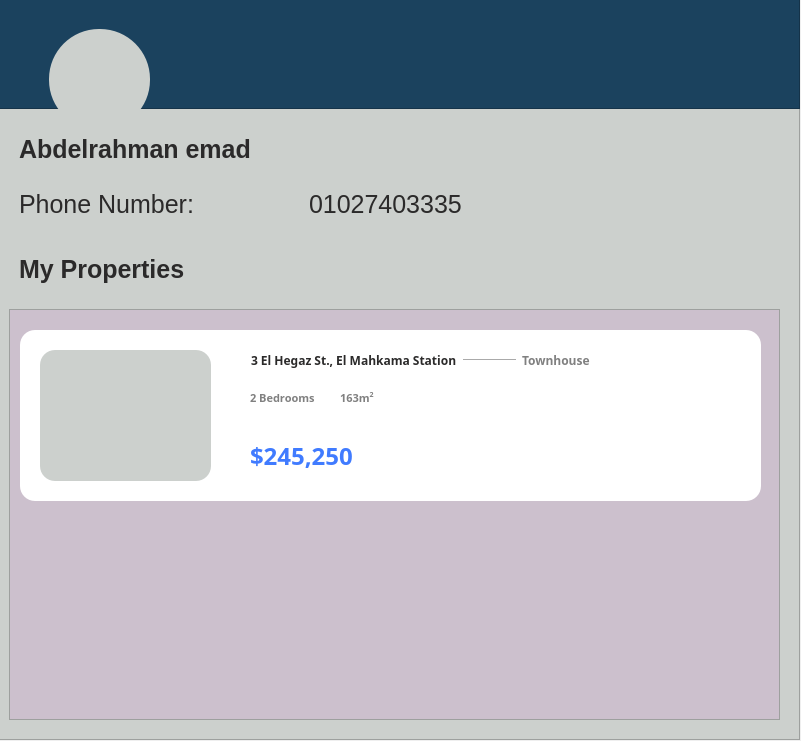
<?xml version="1.0" encoding="UTF-8"?>
<ui version="4.0">
 <class>MyProfileClass</class>
 <widget class="QWidget" name="MyProfileClass">
  <property name="geometry">
   <rect>
    <x>0</x>
    <y>0</y>
    <width>801</width>
    <height>741</height>
   </rect>
  </property>
  <property name="windowTitle">
   <string>MyProfile</string>
  </property>
  <widget class="QWidget" name="widget" native="true">
   <property name="geometry">
    <rect>
     <x>-1</x>
     <y>-1</y>
     <width>801</width>
     <height>741</height>
    </rect>
   </property>
   <property name="styleSheet">
    <string notr="true">QWidget{
background-color:#CCC0CD;
}</string>
   </property>
   <widget class="QFrame" name="frame">
    <property name="geometry">
     <rect>
      <x>0</x>
      <y>0</y>
      <width>801</width>
      <height>741</height>
     </rect>
    </property>
    <property name="styleSheet">
     <string notr="true">QFrame{
background:#CCD0CD;
font-size:25px;
}
#frame_2{
background:#1B425E;
}
#pushButton{
background:#CCD0CD;
border:none;
border-radius:50%;
}
#label{
font-weight:600;
}
#label_4{
font-weight:600;
}
QLabel{
color:#2B2A2A;
}
#widget{
background:#CCD0CD;
}
#pushButton_3{
background:#3F6793;
border:none;
border-radius:10px;
}</string>
    </property>
    <property name="frameShape">
     <enum>QFrame::Shape::StyledPanel</enum>
    </property>
    <property name="frameShadow">
     <enum>QFrame::Shadow::Raised</enum>
    </property>
    <widget class="QFrame" name="frame_2">
     <property name="geometry">
      <rect>
       <x>0</x>
       <y>-1</y>
       <width>801</width>
       <height>111</height>
      </rect>
     </property>
     <property name="frameShape">
      <enum>QFrame::Shape::StyledPanel</enum>
     </property>
     <property name="frameShadow">
      <enum>QFrame::Shadow::Raised</enum>
     </property>
    </widget>
    <widget class="QPushButton" name="pushButton">
     <property name="geometry">
      <rect>
       <x>50</x>
       <y>30</y>
       <width>101</width>
       <height>101</height>
      </rect>
     </property>
     <property name="text">
      <string/>
     </property>
     <property name="icon">
      <iconset resource="Resource.qrc">
       <normaloff>:/Assets/Userprofile.png</normaloff>:/Assets/Userprofile.png</iconset>
     </property>
     <property name="iconSize">
      <size>
       <width>140</width>
       <height>140</height>
      </size>
     </property>
    </widget>
    <widget class="QLabel" name="label">
     <property name="geometry">
      <rect>
       <x>20</x>
       <y>130</y>
       <width>271</width>
       <height>41</height>
      </rect>
     </property>
     <property name="text">
      <string>Abdelrahman emad</string>
     </property>
    </widget>
    <widget class="QLabel" name="label_2">
     <property name="geometry">
      <rect>
       <x>20</x>
       <y>190</y>
       <width>181</width>
       <height>31</height>
      </rect>
     </property>
     <property name="text">
      <string>Phone Number:</string>
     </property>
    </widget>
    <widget class="QLabel" name="label_3">
     <property name="geometry">
      <rect>
       <x>310</x>
       <y>190</y>
       <width>171</width>
       <height>31</height>
      </rect>
     </property>
     <property name="text">
      <string>01027403335</string>
     </property>
    </widget>
    <widget class="QLabel" name="label_4">
     <property name="geometry">
      <rect>
       <x>20</x>
       <y>250</y>
       <width>171</width>
       <height>41</height>
      </rect>
     </property>
     <property name="text">
      <string>My Properties</string>
     </property>
    </widget>
    <widget class="QScrollArea" name="scrollArea">
     <property name="geometry">
      <rect>
       <x>10</x>
       <y>310</y>
       <width>771</width>
       <height>411</height>
      </rect>
     </property>
     <property name="widgetResizable">
      <bool>true</bool>
     </property>
     <widget class="QWidget" name="scrollAreaWidgetContents">
      <property name="geometry">
       <rect>
        <x>0</x>
        <y>0</y>
        <width>769</width>
        <height>409</height>
       </rect>
      </property>
      <widget class="QPushButton" name="pushButton_2">
       <property name="geometry">
        <rect>
         <x>10</x>
         <y>20</y>
         <width>741</width>
         <height>171</height>
        </rect>
       </property>
       <property name="styleSheet">
        <string notr="true">QPushButton{
background:white;
border:none;
border-radius:15px;
}</string>
       </property>
       <property name="text">
        <string/>
       </property>
      </widget>
      <widget class="QWidget" name="widget_4" native="true">
       <property name="geometry">
        <rect>
         <x>30</x>
         <y>40</y>
         <width>171</width>
         <height>131</height>
        </rect>
       </property>
       <property name="styleSheet">
        <string notr="true">#widget_4{
border-radius:15px;
	background-image: url(:/Assets/home128.png);
background-repeat:no-repeat;
background-position:center;
background-color:#CCD0CD;
}
</string>
       </property>
      </widget>
      <widget class="QWidget" name="horizontalWidget_2" native="true">
       <property name="geometry">
        <rect>
         <x>230</x>
         <y>30</y>
         <width>361</width>
         <height>41</height>
        </rect>
       </property>
       <property name="styleSheet">
        <string notr="true">background:white;</string>
       </property>
       <layout class="QHBoxLayout" name="horizontalLayout_3">
        <item>
         <widget class="QLabel" name="label_24">
          <property name="styleSheet">
           <string notr="true">QLabel{
background-color:white;
font-family:sans-serif;
font-weight:600;
font-size:12px;
}</string>
          </property>
          <property name="text">
           <string>3 El Hegaz St., El Mahkama Station</string>
          </property>
         </widget>
        </item>
        <item>
         <widget class="Line" name="line_10">
          <property name="styleSheet">
           <string notr="true">#line_6{
background:white;
}</string>
          </property>
          <property name="orientation">
           <enum>Qt::Orientation::Horizontal</enum>
          </property>
         </widget>
        </item>
        <item>
         <widget class="QLabel" name="label_25">
          <property name="styleSheet">
           <string notr="true">QLabel{
background:white;
font-family:sans-serif;
font-weight:700;
font-size:12px;
color:#808080;
}</string>
          </property>
          <property name="text">
           <string>Townhouse</string>
          </property>
         </widget>
        </item>
       </layout>
      </widget>
      <widget class="QLabel" name="label_19">
       <property name="geometry">
        <rect>
         <x>240</x>
         <y>130</y>
         <width>121</width>
         <height>31</height>
        </rect>
       </property>
       <property name="styleSheet">
        <string notr="true">QLabel{
background-color:white;
font-family:sans-serif;
font-size:24px;
font-weight:700;
color:#407BFF;
}</string>
       </property>
       <property name="text">
        <string>$245,250</string>
       </property>
      </widget>
      <widget class="QLabel" name="label_20">
       <property name="geometry">
        <rect>
         <x>240</x>
         <y>80</y>
         <width>71</width>
         <height>16</height>
        </rect>
       </property>
       <property name="styleSheet">
        <string notr="true">QLabel{
background-color:white;
color:#808080;
font-family:sans-serif;
font-weight:600;
font-size:11px;
}</string>
       </property>
       <property name="text">
        <string>2 Bedrooms</string>
       </property>
      </widget>
      <widget class="QLabel" name="label_21">
       <property name="geometry">
        <rect>
         <x>330</x>
         <y>80</y>
         <width>49</width>
         <height>16</height>
        </rect>
       </property>
       <property name="styleSheet">
        <string notr="true">QLabel{
background-color:white;
color:#808080;
font-family:sans-serif;
font-weight:600;
font-size:11px;
}</string>
       </property>
       <property name="text">
        <string>&lt;p&gt;163m&lt;sup&gt;2</string>
       </property>
      </widget>
      <widget class="QToolButton" name="toolButton">
       <property name="geometry">
        <rect>
         <x>700</x>
         <y>40</y>
         <width>31</width>
         <height>22</height>
        </rect>
       </property>
       <property name="styleSheet">
        <string notr="true">QToolButton{
background:white;
border:none;
}</string>
       </property>
       <property name="text">
        <string/>
       </property>
       <property name="icon">
        <iconset resource="Resource.qrc">
         <normaloff>:/Assets/more32.png</normaloff>:/Assets/more32.png</iconset>
       </property>
       <property name="iconSize">
        <size>
         <width>32</width>
         <height>32</height>
        </size>
       </property>
      </widget>
     </widget>
    </widget>
    <widget class="QToolButton" name="toolButton_2">
     <property name="geometry">
      <rect>
       <x>700</x>
       <y>130</y>
       <width>61</width>
       <height>41</height>
      </rect>
     </property>
     <property name="styleSheet">
      <string notr="true">QToolButton{
background:transparent;
border:none;
}</string>
     </property>
     <property name="text">
      <string/>
     </property>
     <property name="icon">
      <iconset resource="Resource.qrc">
       <normaloff>:/Assets/more32.png</normaloff>:/Assets/more32.png</iconset>
     </property>
     <property name="iconSize">
      <size>
       <width>100</width>
       <height>100</height>
      </size>
     </property>
    </widget>
   </widget>
  </widget>
 </widget>
 <layoutdefault spacing="6" margin="11"/>
 <resources>
  <include location="Resource.qrc"/>
 </resources>
 <connections/>
</ui>
